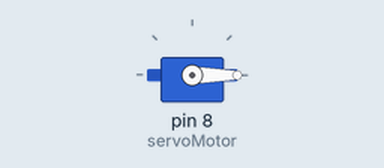
Bench run of a sketch on a simulated Arduino Uno, built with avr-gcc and run on an emulated ATmega328P. Parts: servo.

Above: at 0.1 s.
At 5.1 s:
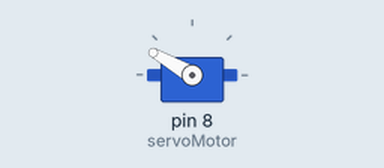
At 19.1 s:
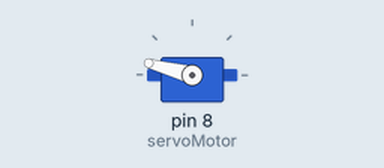
At 31.1 s:
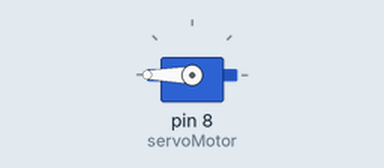
Timing chart, 0 to 32.6 s (numbered marks = the images above):
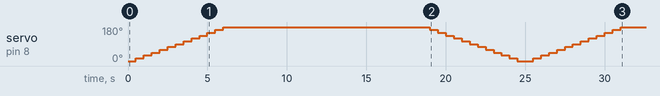

The sketch:

servo_motor.ino
```cpp
#include <Servo.h>  // Biblioteca para controle de servos

Servo servoMotor;    // Cria o objeto servoMotor

int pos = 0;         // Variável para armazenar a posição atual do servo

void setup() {
  servoMotor.attach(8);  // Associa o servo à porta 8
}

void loop() {
  // Girar de 0 até 180 graus (giro em passos de 15 graus)
  for (pos = 0; pos <= 360; pos += 15) {
    servoMotor.write(pos);  // Manda o servo ir para a posição 'pos'
    delay(500);             // Espera 500 milissegundos
  }

  // Voltar de 180 para 0 graus
  for (pos = 360; pos >= 0; pos -= 15) {
    servoMotor.write(pos);  // Manda o servo voltar para a posição 'pos'
    delay(500);             // Espera 500 milissegundos
  }
}
```

Measured:
- by itself, servo on pin 8 (servoMotor): 0° → 15° at 0.50 s, → 30° 0.50 s later, → 45° 0.50 s later, → 60° 0.50 s later, … (36 changes in this stretch)
